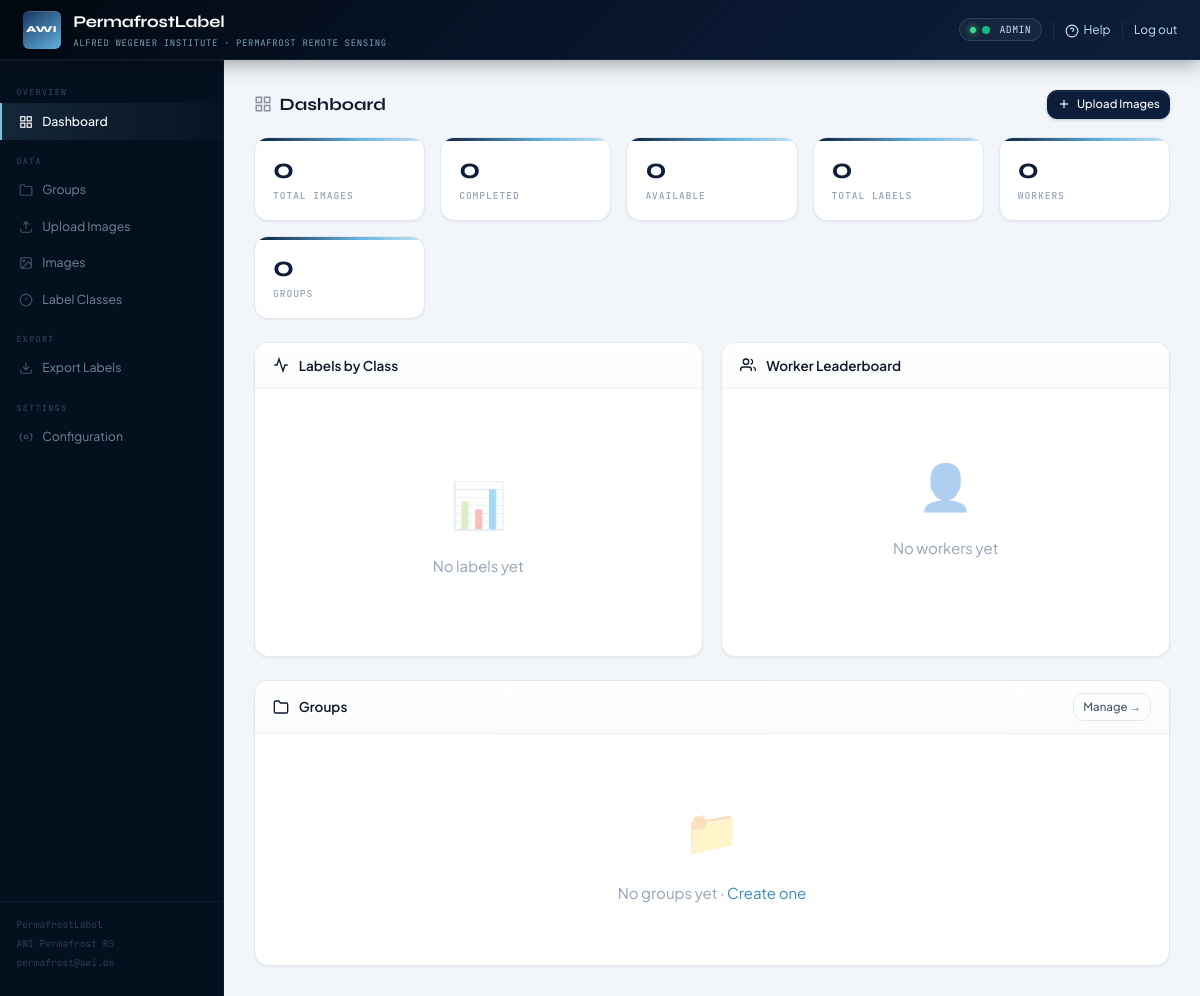
Screenshot of /admin/dashboard (signed in) with the database file from the repository.
### tables this page shows
CREATE TABLE config (
        key   TEXT PRIMARY KEY,
        value TEXT
    );

### app.py (the view)
@app.route("/admin")
@app.route("/admin/dashboard")
def admin_dashboard():
    redir = require_admin()
    if redir: return redir
    stats = db.get_stats()
    groups = db.get_groups()
    return render_template("admin_dashboard.html", cfg=cfg(),
                           stats=stats, groups=groups)

### app.py (called while the page is built)
def cfg():
    return db.get_config()

def require_admin():
    if not session.get("is_admin"):
        return redirect(url_for("admin_login"))
    return None

### database.py (called while the page is built)
def get_db():
    conn = sqlite3.connect(str(DATABASE))
    conn.row_factory = sqlite3.Row
    conn.execute("PRAGMA journal_mode=WAL")
    conn.execute("PRAGMA foreign_keys=ON")
    return conn

def get_config():
    db = get_db()
    rows = db.execute("SELECT key, value FROM config").fetchall()
    db.close()
    return {r['key']: r['value'] for r in rows}

def get_groups():
    db = get_db()
    rows = db.execute("""
        SELECT g.*, COUNT(i.id) AS image_count
        FROM groups g LEFT JOIN images i ON i.group_id = g.id
        GROUP BY g.id ORDER BY g.name
    """).fetchall()
    db.close()
    return [dict(r) for r in rows]

### templates/admin_dashboard.html (shortened to what this page needs)
{% extends "admin_base.html" %}
{% block content %}
<div class="section-header">
  <div class="section-title">
    <svg width="18" height="18" fill="none" stroke="currentColor" stroke-width="2" viewBox="0 0 24 24"><rect x="3" y="3" width="7" height="7"/><rect x="14" y="3" width="7" height="7"/><rect x="3" y="14" width="7" height="7"/><rect x="14" y="14" width="7" height="7"/></svg>
    Dashboard
  </div>
  <a href="/admin/upload" class="btn btn-primary btn-sm">
    <svg width="14" height="14" fill="none" stroke="currentColor" stroke-width="2" viewBox="0 0 24 24"><line x1="12" y1="5" x2="12" y2="19"/><line x1="5" y1="12" x2="19" y2="12"/></svg>
    Upload Images
  </a>
</div>
<div class="stat-grid">
  <div class="stat-card">
    <div class="stat-value">{{ stats.total_images }}</div>
    <div class="stat-label">Total Images</div>
  </div>
  <div class="stat-card">
    <div class="stat-value">{{ stats.done_images }}</div>
    <div class="stat-label">Completed</div>
  </div>
  <div class="stat-card">
    <div class="stat-value">{{ stats.available_images }}</div>
    <div class="stat-label">Available</div>
  </div>
  <div class="stat-card">
    <div class="stat-value">{{ stats.total_labels }}</div>
    <div class="stat-label">Total Labels</div>
  </div>
  <div class="stat-card">
    <div class="stat-value">{{ stats.total_workers }}</div>
    <div class="stat-label">Workers</div>
  </div>
  <div class="stat-card">
    <div class="stat-value">{{ stats.total_groups }}</div>
    <div class="stat-label">Groups</div>
  </div>
</div>
<div style="display:grid;grid-template-columns:1fr 1fr;gap:1.25rem;">
  <div class="card">
    <div class="card-header">
      <svg width="16" height="16" fill="none" stroke="currentColor" stroke-width="2" viewBox="0 0 24 24"><polyline points="22 12 18 12 15 21 9 3 6 12 2 12"/></svg>
      <span style="font-weight:600;font-size:.9rem;">Labels by Class</span>
    </div>
    <div class="card-body">
      {% if stats.labels_by_class %}
        {% set max_count = [stats.labels_by_class[0].cnt, 1]|max %}
        {% for item in stats.labels_by_class %}
        {% set pct = [(item.cnt * 100 // max_count), 100]|min %}
        <div style="margin-bottom:.62rem;">
          <div style="display:flex;justify-content:space-between;font-size:.82rem;margin-bottom:.25rem;">
            <span style="display:flex;align-items:center;gap:.4rem;">
              <span style="width:9px;height:9px;border-radius:50%;background:{{ item.color }};display:inline-block;flex-shrink:0;"></span>
              {{ item.name }}
            </span>
            <span style="font-family:var(--f-mono);font-size:.78rem;color:var(--tx-3);">{{ item.cnt }}</span>
          </div>
          <div style="background:var(--bg-muted);border-radius:100px;height:5px;overflow:hidden;">
            <div style="height:100%;background:{{ item.color }};border-radius:100px;width:{{ pct }}%;"></div>
          </div>
        </div>
        {% endfor %}
      {% else %}
        <div class="empty-state"><div class="empty-state-icon">📊</div>No labels yet</div>
      {% endif %}
    </div>
  </div>
  <div class="card">
    <div class="card-header">
      <svg width="16" height="16" fill="none" stroke="currentColor" stroke-width="2" viewBox="0 0 24 24"><path d="M17 21v-2a4 4 0 0 0-4-4H5a4 4 0 0 0-4 4v2"/><circle cx="9" cy="7" r="4"/><path d="M23 21v-2a4 4 0 0 0-3-3.87"/><path d="M16 3.13a4 4 0 0 1 0 7.75"/></svg>
      <span style="font-weight:600;font-size:.9rem;">Worker Leaderboard</span>
    </div>
    <div class="card-body" style="padding:0;">
      {% if stats.leaderboard %}
      <table>
        <thead><tr><th>Worker</th><th>Images Done</th><th>Labels</th><th>Last Active</th></tr></thead>
        <tbody>
        {% for w in stats.leaderboard %}
        <tr>
          <td><strong>{{ w.worker_name }}</strong></td>
          <td class="font-mono">{{ w.image_count }}</td>
          <td class="font-mono">{{ w.label_count }}</td>
          <td class="text-muted font-mono" style="font-size:.75rem;">{{ w.last_active[:10] if w.last_active else '—' }}</td>
        </tr>
        {% endfor %}
        </tbody>
      </table>
      {% else %}
        <div class="empty-state"><div class="empty-state-icon">👤</div>No workers yet</div>
      {% endif %}
    </div>
  </div>
</div>
<div class="card mt-3">
  <div class="card-header">
    <svg width="16" height="16" fill="none" stroke="currentColor" stroke-width="2" viewBox="0 0 24 24"><path d="M22 19a2 2 0 0 1-2 2H4a2 2 0 0 1-2-2V5a2 2 0 0 1 2-2h5l2 3h9a2 2 0 0 1 2 2z"/></svg>
    <span style="font-weight:600;font-size:.9rem;">Groups</span>
    <a href="/admin/groups" class="btn btn-ghost btn-sm" style="margin-left:auto;">Manage →</a>
  </div>
  <div class="card-body" style="padding:0;">
    {% if groups %}
    <table>
      <thead><tr><th>Name</th><th>Type</th><th>Images</th><th>Description</th></tr></thead>
      <tbody>
      {% for g in groups %}
      <tr>
        <td><strong>{{ g.name }}</strong></td>
        <td><span class="badge badge-ice">{{ g.type }}</span></td>
        <td class="font-mono">{{ g.image_count }}</td>
        <td class="text-muted">{{ g.description or '—' }}</td>
      </tr>
      {% endfor %}
      </tbody>
    </table>
    {% else %}
      <div class="empty-state"><div class="empty-state-icon">📁</div>No groups yet · <a href="/admin/groups">Create one</a></div>
    {% endif %}
  </div>
</div>
{% endblock %}

### templates/admin_base.html (shortened to what this page needs)
{% extends "base.html" %}
{% block body %}
<div class="app-shell">
  <header class="topbar">
    <div class="topbar-brand">
      {% if cfg.logo_url %}
        <img src="{{ cfg.logo_url }}" class="topbar-logo" alt="Logo">
      {% else %}
        <div class="topbar-logo-placeholder">AWI</div>
      {% endif %}
      <div>
        <div class="topbar-name">{{ cfg.app_name }}</div>
        <div class="topbar-sub">{{ cfg.organization }}</div>
      </div>
    </div>
    <div class="topbar-right">
      <span class="topbar-badge">
        <svg width="10" height="10" viewBox="0 0 10 10" style="display:inline;margin-right:3px"><circle cx="5" cy="5" r="4" fill="#10b981"/></svg>
        ADMIN
      </span>
      <a href="/help" style="color:var(--ice-200);font-size:.8rem;" target="_blank">
        <svg width="14" height="14" fill="none" stroke="currentColor" stroke-width="2" viewBox="0 0 24 24" style="vertical-align:middle;margin-right:2px"><circle cx="12" cy="12" r="10"/><path d="M9.09 9a3 3 0 0 1 5.83 1c0 2-3 3-3 3"/><line x1="12" y1="17" x2="12.01" y2="17"/></svg>
        Help
      </a>
      <a href="/admin/logout" style="color:var(--ice-200);font-size:.8rem;">Log out</a>
    </div>
  </header>
  <div class="content-area">
    <nav class="sidebar">
      <div class="sidebar-section">Overview</div>
      <a href="/admin/dashboard" class="sidebar-link {% if request.path == '/admin/dashboard' or request.path == '/admin' %}active{% endif %}">
        <svg class="sidebar-icon" fill="none" stroke="currentColor" stroke-width="2" viewBox="0 0 24 24"><rect x="3" y="3" width="7" height="7"/><rect x="14" y="3" width="7" height="7"/><rect x="3" y="14" width="7" height="7"/><rect x="14" y="14" width="7" height="7"/></svg>
        Dashboard
      </a>
      <div class="sidebar-section">Data</div>
      <a href="/admin/groups" class="sidebar-link {% if '/groups' in request.path %}active{% endif %}">
        <svg class="sidebar-icon" fill="none" stroke="currentColor" stroke-width="2" viewBox="0 0 24 24"><path d="M22 19a2 2 0 0 1-2 2H4a2 2 0 0 1-2-2V5a2 2 0 0 1 2-2h5l2 3h9a2 2 0 0 1 2 2z"/></svg>
        Groups
      </a>
      <a href="/admin/upload" class="sidebar-link {% if '/upload' in request.path %}active{% endif %}">
        <svg class="sidebar-icon" fill="none" stroke="currentColor" stroke-width="2" viewBox="0 0 24 24"><path d="M21 15v4a2 2 0 0 1-2 2H5a2 2 0 0 1-2-2v-4"/><polyline points="17 8 12 3 7 8"/><line x1="12" y1="3" x2="12" y2="15"/></svg>
        Upload Images
      </a>
      <a href="/admin/images" class="sidebar-link {% if '/images' in request.path %}active{% endif %}">
        <svg class="sidebar-icon" fill="none" stroke="currentColor" stroke-width="2" viewBox="0 0 24 24"><rect x="3" y="3" width="18" height="18" rx="2"/><circle cx="8.5" cy="8.5" r="1.5"/><polyline points="21 15 16 10 5 21"/></svg>
        Images
      </a>
      <a href="/admin/classes" class="sidebar-link {% if '/classes' in request.path %}active{% endif %}">
        <svg class="sidebar-icon" fill="none" stroke="currentColor" stroke-width="2" viewBox="0 0 24 24"><circle cx="12" cy="12" r="10"/><line x1="12" y1="8" x2="12" y2="12"/><line x1="12" y1="16" x2="12.01" y2="16"/></svg>
        Label Classes
      </a>
      <div class="sidebar-section">Export</div>
      <a href="/admin/export" class="sidebar-link {% if '/export' in request.path %}active{% endif %}">
        <svg class="sidebar-icon" fill="none" stroke="currentColor" stroke-width="2" viewBox="0 0 24 24"><path d="M21 15v4a2 2 0 0 1-2 2H5a2 2 0 0 1-2-2v-4"/><polyline points="7 10 12 15 17 10"/><line x1="12" y1="15" x2="12" y2="3"/></svg>
        Export Labels
      </a>
      <div class="sidebar-section">Settings</div>
      <a href="/admin/config" class="sidebar-link {% if '/config' in request.path %}active{% endif %}">
        <svg class="sidebar-icon" fill="none" stroke="currentColor" stroke-width="2" viewBox="0 0 24 24"><circle cx="12" cy="12" r="3"/><path d="M19.07 4.93a10 10 0 0 1 0 14.14M4.93 4.93a10 10 0 0 0 0 14.14"/></svg>
        Configuration
      </a>
      <div class="sidebar-spacer"></div>
      <div class="sidebar-footer">
        {{ cfg.app_name }}<br>
        AWI Permafrost RS<br>
        {{ cfg.contact_email }}
      </div>
    </nav>
    <main class="main-content">
      {% block content %}{% endblock %}
    </main>
  </div>
</div>
{% endblock %}

### rows the page displays
config: app_name "PermafrostLabel"
config: organization "ALFRED WEGENER INSTITUTE · PERMAFROST REMOTE SENSING"
config: contact_email "permafrost@awi.de"

### other values shown
{{ stats.total_images }} "0"
{{ stats.done_images }} "0"
{{ stats.available_images }} "0"
{{ stats.total_labels }} "0"
{{ stats.total_workers }} "0"
{{ stats.total_groups }} "0"
